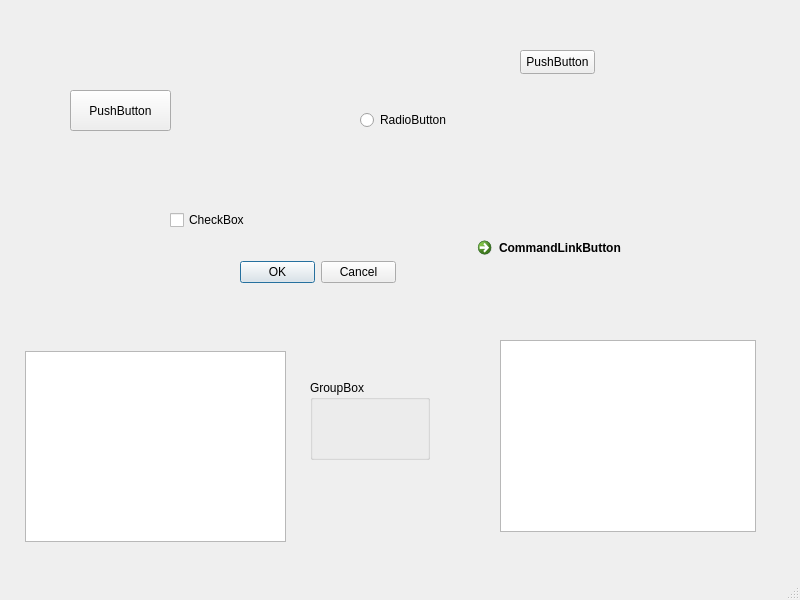
<?xml version="1.0" encoding="UTF-8"?>
<ui version="4.0">
 <class>MainWindow</class>
 <widget class="QMainWindow" name="MainWindow">
  <property name="geometry">
   <rect>
    <x>0</x>
    <y>0</y>
    <width>800</width>
    <height>600</height>
   </rect>
  </property>
  <property name="windowTitle">
   <string>MainWindow</string>
  </property>
  <widget class="QWidget" name="centralwidget">
   <widget class="QPushButton" name="pushButton">
    <property name="geometry">
     <rect>
      <x>70</x>
      <y>90</y>
      <width>101</width>
      <height>41</height>
     </rect>
    </property>
    <property name="text">
     <string>PushButton</string>
    </property>
   </widget>
   <widget class="QRadioButton" name="radioButton">
    <property name="geometry">
     <rect>
      <x>360</x>
      <y>110</y>
      <width>89</width>
      <height>20</height>
     </rect>
    </property>
    <property name="text">
     <string>RadioButton</string>
    </property>
   </widget>
   <widget class="QCheckBox" name="checkBox">
    <property name="geometry">
     <rect>
      <x>170</x>
      <y>210</y>
      <width>76</width>
      <height>20</height>
     </rect>
    </property>
    <property name="text">
     <string>CheckBox</string>
    </property>
   </widget>
   <widget class="QCommandLinkButton" name="commandLinkButton">
    <property name="geometry">
     <rect>
      <x>470</x>
      <y>230</y>
      <width>185</width>
      <height>41</height>
     </rect>
    </property>
    <property name="text">
     <string>CommandLinkButton</string>
    </property>
   </widget>
   <widget class="QDialogButtonBox" name="buttonBox">
    <property name="geometry">
     <rect>
      <x>240</x>
      <y>260</y>
      <width>156</width>
      <height>24</height>
     </rect>
    </property>
    <property name="standardButtons">
     <set>QDialogButtonBox::Cancel|QDialogButtonBox::Ok</set>
    </property>
   </widget>
   <widget class="QUndoView" name="undoView">
    <property name="geometry">
     <rect>
      <x>500</x>
      <y>340</y>
      <width>256</width>
      <height>192</height>
     </rect>
    </property>
   </widget>
   <widget class="QListWidget" name="listWidget">
    <property name="geometry">
     <rect>
      <x>25</x>
      <y>351</y>
      <width>261</width>
      <height>191</height>
     </rect>
    </property>
   </widget>
   <widget class="QGroupBox" name="groupBox">
    <property name="geometry">
     <rect>
      <x>310</x>
      <y>380</y>
      <width>120</width>
      <height>80</height>
     </rect>
    </property>
    <property name="title">
     <string>GroupBox</string>
    </property>
   </widget>
   <widget class="QPushButton" name="pushButton_2">
    <property name="geometry">
     <rect>
      <x>520</x>
      <y>50</y>
      <width>75</width>
      <height>24</height>
     </rect>
    </property>
    <property name="text">
     <string>PushButton</string>
    </property>
   </widget>
  </widget>
  <widget class="QMenuBar" name="menubar">
   <property name="geometry">
    <rect>
     <x>0</x>
     <y>0</y>
     <width>800</width>
     <height>22</height>
    </rect>
   </property>
  </widget>
  <widget class="QStatusBar" name="statusbar"/>
 </widget>
 <resources/>
 <connections/>
</ui>
